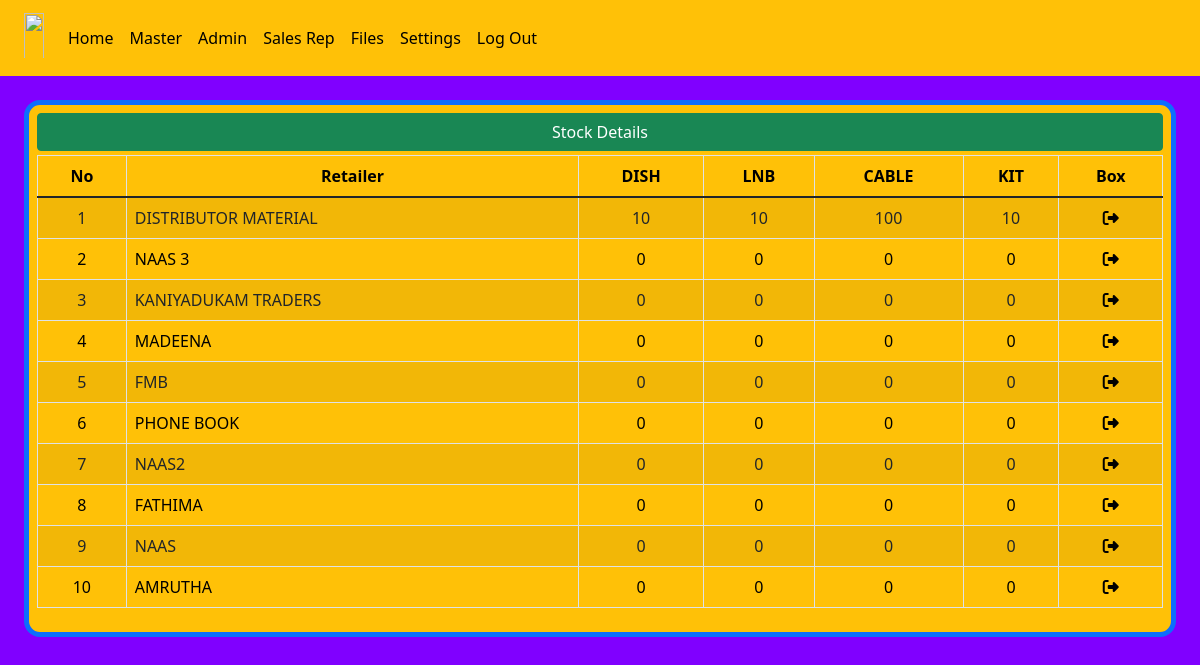
Page /stock_view on the earlier database version.
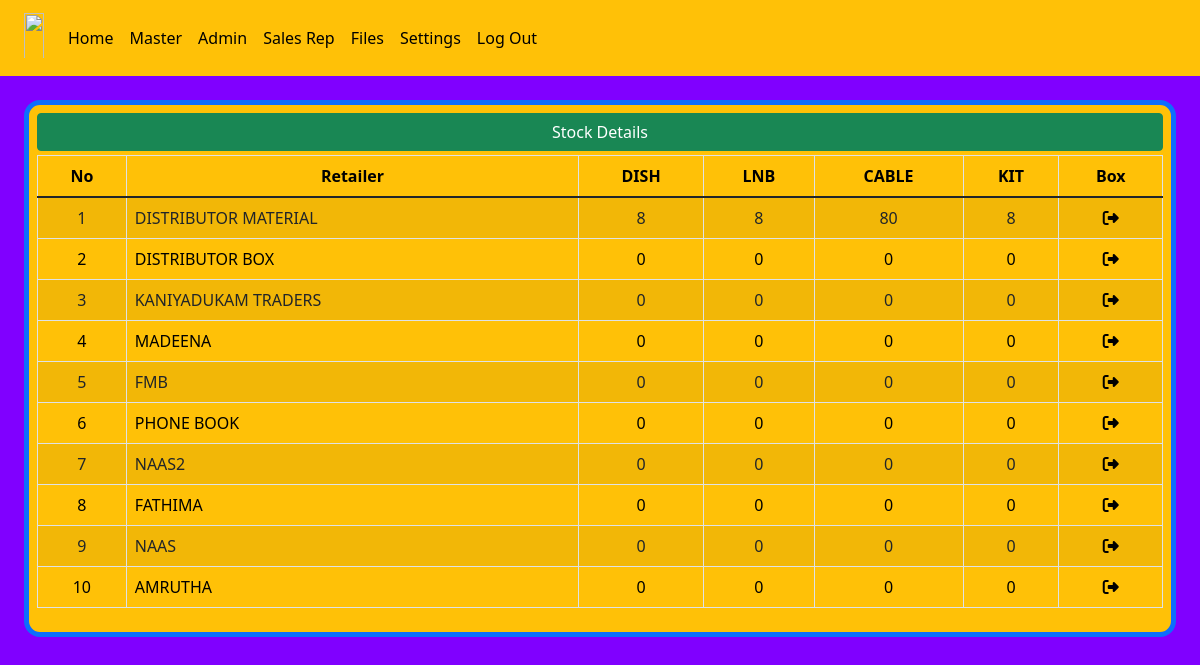
Same page on the later database version.
### d2h_manager/models.py (models this page shows, shortened)
class product(models.Model):
    cable = models.PositiveIntegerField(default=0, null=True)
    lnb = models.PositiveIntegerField(default=0, null=True)
    dish = models.PositiveIntegerField(default=0, null=True)
    kit = models.PositiveIntegerField(default=0, null=True)

class to_ret_product(models.Model):
    retailer = models.ForeignKey(retailer_master, on_delete=models.CASCADE)
    cable2=models.PositiveIntegerField(default=0,null=True)
    lnb2=models.PositiveIntegerField(default=0,null=True)
    dish2=models.PositiveIntegerField(default=0,null=True)
    kit2=models.PositiveIntegerField(default=0,null=True)

class retailer_master(models.Model):
    r_name=models.CharField(max_length=50 ,null=True)
    address=models.CharField(max_length=50 ,null=True)
    ph_no=models.CharField(max_length=50 ,null=True)
    def __str__(self):
        return self.r_name

### d2h_manager/views.py (the view)
# urls.py: path('stock_view',views.stock_view,name='stock_view'),
def stock_view(request):
    products = to_ret_product.objects.all()
    products1=product.objects.all()
    return render(request, 'stock_view.html', {'products': products,'products1': products1})

### d2h_manager/templates/stock_view.html
{% extends 'blank_layout.html' %}
{% load static %}
{% block content %}
<div class="container-fluid">
    <div class="row">
        <div class="onlypc1 pt-3 ">
            <div class=" bg-warning p-2 border border-5 rounded-4 border-primary onlypc1 ">
                <div class="">
                    <table id="example" class="table table-striped table-bordered" cellspacing="0" width="100%">
                        <thead>
                            <tr>
                                <th class="text-center">No</th>
                                <th class="text-center">Retailer</th>
                                <th class="text-center">DISH</th>
                                <th class="text-center">LNB</th>
                                <th class="text-center">CABLE</th>
                                <th class="text-center">KIT</th>
                                <th class="text-center">Box</th>
                            </tr>
                        </thead>
                        <tbody>
                            {% for product1 in products1 %}
                            <tr>
                                <td class="text-center">{{ forloop.counter }}</td>
                                <td class="">DISTRIBUTOR MATERIAL</td>
                                <td class="text-center">{{product1.dish |upper}}</td>
                                <td class="text-center">{{product1.lnb |upper}}</td>
                                <td class="text-center">{{product1.cable |upper}}</td>
                                <td class="text-center">{{product1.kit |upper}}</td>
                                <td class="text-center"><a href="" style="text-decoration: none; color: rgb(0, 0, 0);">
                                    <i class="fa-solid fa-right-from-bracket"></i></a></td>
                            </tr>
                            {% endfor %}
                            {% for product in products %}
                            <tr>
                                <td class="text-center">{{ forloop.counter0|add:2 }}</td>
                                <td class="">{{product.retailer |upper}}</td>
                                <td class="text-center">{{product.dish2 |upper}}</td>
                                <td class="text-center">{{product.lnb2 |upper}}</td>
                                <td class="text-center">{{product.cable2 |upper}}</td>
                                <td class="text-center">{{product.kit2 |upper}}</td>
                                {% if product.b_name == 0 %}
                                <td class="text-center">0</td>
                                {% else %}
                                <td class="text-center"><a href="{% url 'stock_view_ret' product.id %}" style="text-decoration: none;color: rgb(0, 0, 0);">
                                    <i class="fa-solid fa-right-from-bracket"></i></a></td>
                                {% endif %}
                            </tr>
                            {% endfor %}
                            <div class="d-grid gap-2 pb-1">
                                <button class="btn btn-success" type="button">Stock Details</button>
                            </div>
                </div>
            </div>
        </div>
    </div>
</div>
{% endblock %}

Differences in the rows shown:
changed product: dish "10" → "8"; lnb "10" → "8"; cable "100" → "80"; kit "10" → "8"
changed through a linked row, to_ret_product: retailer "NAAS 3" → "DISTRIBUTOR BOX"
